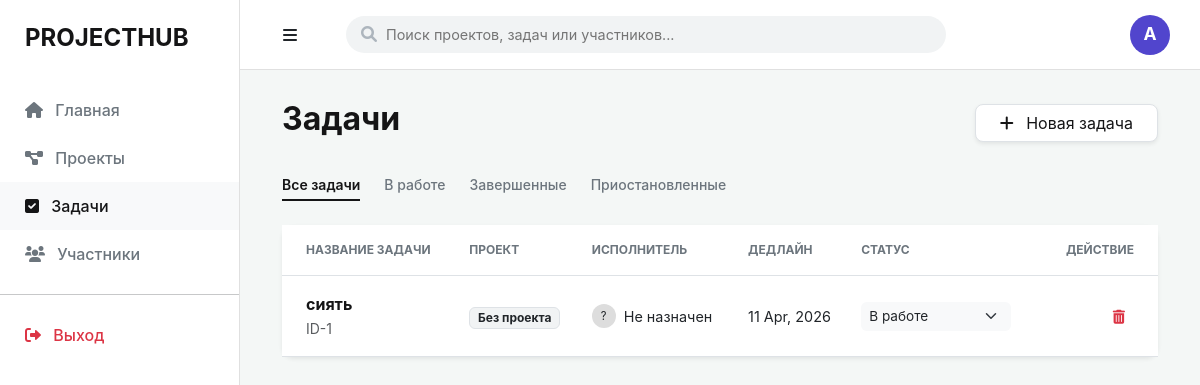
/tasks, run on an earlier commit of the app's database.
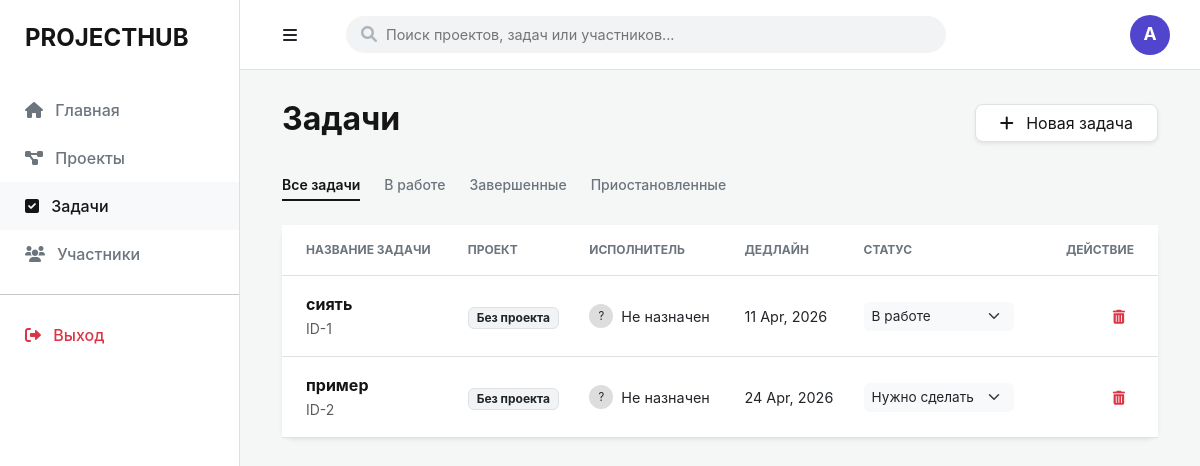
And on a later commit of the database.
### app/models/task.py (models this page shows)
class Task(Base):
    __tablename__ = "tasks"
    id = Column(Integer, primary_key=True, index=True)
    title = Column(String)
    status = Column(String, default="To Do")
    owner_id = Column(Integer, ForeignKey("users.id"))
    owner = relationship("User", back_populates="tasks")
    deadline = Column(Date, nullable=True)
    project_id = Column(Integer, ForeignKey("projects.id"))

### app/main.py (the view)
@app.get("/tasks", response_class=HTMLResponse)
async def tasks_page(request: Request, status: str = None, db: Session = Depends(get_db)):
    users = db.query(User).all()
    tasks = db.query(Task).all()
    users = db.query(User).all()  # <--- БЕЗ ЭТОЙ СТРОКИ СПИСОК БУДЕТ ПУСТЫМ
    projects = db.query(Project).all()
    try:
        query = db.query(Task)
        if status:
            query = query.filter(Task.status == status)
        tasks = query.all()
        projects = db.query(Project).all()
        return templates.TemplateResponse("tasks.html", {
            "request": request,
            "tasks": tasks,
            "users": users,
            "projects": projects,
            "current_status": status # Передаем текущий фильтр в шаблон
        })
    except Exception as e:
        return HTMLResponse(content=f"Ошибка: {e}", status_code=500)

### templates/tasks.html (shortened to what this page needs)
{% extends "base.html" %}
{% block content %}
<div class="container-fluid">
    <div class="d-flex justify-content-between align-items-center mb-4">
        <h2 class="fw-bold" style="color: var(--neutral-dark);">Задачи</h2>
        <button class="btn border shadow-sm px-4"
        data-bs-toggle="modal"
        data-bs-target="#createTaskModal"
        style="background: #ffffff; color: var(--neutral-dark); border-radius: 8px;">
    <i class="fas fa-plus me-2"></i> Новая задача
</button>
    </div>
    <div class="d-flex gap-2 mb-4">
    <a href="/tasks" class="btn btn-sm pb-1 px-0 me-3 shadow-none {% if not current_status %}active-filter{% endif %}"
       style="border: none; font-weight: {% if not current_status %}600{% else %}500{% endif %}; color: {% if not current_status %}var(--neutral-dark){% else %}var(--neutral-gray){% endif %}; {% if not current_status %}border-bottom: 2px solid var(--neutral-dark) !important; border-radius: 0;{% endif %}">
       Все задачи
    </a>
    <a href="/tasks?status=In Progress" class="btn btn-sm pb-1 px-0 me-3 shadow-none"
       style="border: none; font-weight: {% if current_status == 'In Progress' %}600{% else %}500{% endif %}; color: {% if current_status == 'In Progress' %}var(--neutral-dark){% else %}var(--neutral-gray){% endif %}; ">
       В работе
    </a>
    <a href="/tasks?status=Done" class="btn btn-sm pb-1 px-0 me-3 shadow-none"
       style="border: none; font-weight: {% if current_status == 'Done' %}600{% else %}500{% endif %}; color: {% if current_status == 'Done' %}var(--neutral-dark){% else %}var(--neutral-gray){% endif %}; ">
       Завершенные
    </a>
    <a href="/tasks?status=On Hold" class="btn btn-sm pb-1 px-0 shadow-none"
       style="border: none; font-weight: {% if current_status == 'On Hold' %}600{% else %}500{% endif %}; color: {% if current_status == 'On Hold' %}var(--neutral-dark){% else %}var(--neutral-gray){% endif %}; ">
       Приостановленные
    </a>
</div>
    <div class="card border-0 shadow-sm" style="border-radius: 12px;">
        <div class="table-responsive">
            <table class="table align-middle mb-0" style="background: #ffffff;">
                <thead style="background: #f8f9fa;">
                    <tr>
                        <th class="ps-4 py-3" style="font-size: 0.75rem; text-transform: uppercase; color: var(--neutral-gray);">Название задачи</th>
                        <th class="py-3" style="font-size: 0.75rem; text-transform: uppercase; color: var(--neutral-gray);">Проект</th>
                        <th class="py-3" style="font-size: 0.75rem; text-transform: uppercase; color: var(--neutral-gray);">Исполнитель</th>
                        <th class="py-3" style="font-size: 0.75rem; text-transform: uppercase; color: var(--neutral-gray);">Дедлайн</th>
                        <th class="py-3" style="font-size: 0.75rem; text-transform: uppercase; color: var(--neutral-gray);">Статус</th>
                        <th class="pe-4 py-3 text-end" style="font-size: 0.75rem; text-transform: uppercase; color: var(--neutral-gray);">Действие</th>
                    </tr>
                </thead>
                <tbody>
    {% for task in tasks %}
    <tr class="border-bottom {% if task.status == 'Done' %}opacity-50{% endif %}" style="transition: all 0.3s ease;">
        <td class="ps-4 py-3">
            <div class="fw-bold" style="color: var(--neutral-dark);">
                {{ task.title }}
            </div>
            <small class="text-muted">ID-{{ task.id }}</small>
        </td>
        <td>
            <span class="badge border text-dark font-weight-normal" style="background: #f1f3f4; border-radius: 6px;">
                {{ task.project.title if task.project else 'Без проекта' }}
            </span>
        </td>
        <td>
            <div class="d-flex align-items-center">
                <div class="rounded-circle me-2" style="width: 24px; height: 24px; background: #ddd; display: flex; align-items: center; justify-content: center; font-size: 0.7rem;">
                    {{ task.owner.username[0] if task.owner else '?' }}
                </div>
                <span style="font-size: 0.9rem;">{{ task.owner.username if task.owner else 'Не назначен' }}</span>
            </div>
        </td>
        <td style="font-size: 0.9rem;">
            {{ task.deadline.strftime('%d %b, %Y') if task.deadline else 'Нет даты' }}
        </td>
        <td>
            <form action="/tasks/update-status/{{ task.id }}" method="post" style="margin: 0;">
                <select name="status" onchange="this.form.submit()" class="form-select form-select-sm border-0 bg-light shadow-none" style="width: 150px; font-size: 0.85rem; cursor: pointer; border-radius: 6px;">
                    <option value="To Do" {% if task.status == 'To Do' %}selected{% endif %}>Нужно сделать</option>
                    <option value="In Progress" {% if task.status == 'In Progress' %}selected{% endif %}>В работе</option>
                </select>
            </form>
        </td>
        <td class="pe-4 text-end">
    <form action="/tasks/delete/{{ task.id }}" method="post" style="display: inline;" onsubmit="return confirm('Удалить эту задачу?')">
        <button type="submit" class="btn btn-sm text-danger shadow-none" title="Удалить">
            <i class="fas fa-trash-alt"></i>
        </button>
    </form>
</td>
    </tr>
    {% else %}
    <tr>
        <td colspan="6" class="text-center py-5 text-muted">Задач пока нет. Создайте первую!</td>
    </tr>
    {% endfor %}
</tbody>
            </table>
        </div>
    </div>
</div>
{% endblock %}

### templates/base.html (shortened to what this page needs)
<!DOCTYPE html>
<html lang="ru">
<head>
    <link href="https://cdn.jsdelivr.net/npm/bootstrap@5.3.0/dist/css/bootstrap.min.css" rel="stylesheet">
    <link rel="stylesheet" href="https://cdnjs.cloudflare.com/ajax/libs/font-awesome/6.0.0/css/all.min.css">
</head>
<body>
    <div class="sidebar" id="sidebar">
        <div class="sidebar-brand text-uppercase">ProjectHub</div>
        <nav class="nav flex-column">
            <a class="nav-link {% if request.url.path == '/' %}active{% endif %}" href="/">
                <i class="fas fa-home me-2"></i> Главная
            </a>
            <a class="nav-link {% if request.url.path == '/projects' %}active{% endif %}" href="/projects">
                <i class="fas fa-project-diagram me-2"></i> Проекты
            </a>
            <a class="nav-link {% if request.url.path.startswith('/tasks') %}active{% endif %}" href="/tasks">
                <i class="fas fa-check-square me-2"></i> Задачи
            </a>
            <a class="nav-link {% if request.url.path == '/users' %}active{% endif %}" href="/users">
                <i class="fas fa-users me-2"></i> Участники
            </a>
            <hr>
            <a class="nav-link text-danger" href="#"><i class="fas fa-sign-out-alt me-2"></i> Выход</a>
        </nav>
    </div>
    <div class="topbar" id="topbar">
        <button class="btn me-3" id="toggleBtn">
            <i class="fas fa-bars"></i>
        </button>
        <div class="search-container" id="searchContainer">
            <form action="/search" method="get" id="searchForm">
                <div class="search-input-group">
                    <i class="fas fa-search"></i>
                    <input type="text" id="searchInput" name="q" class="custom-search-input" placeholder="Поиск проектов, задач или участников..." autocomplete="off">
                </div>
            </form>
        </div>
        <div class="ms-auto dropdown profile-dropdown">
            <a href="#" class="d-flex align-items-center text-decoration-none dropdown-toggle" id="profileMenu" data-bs-toggle="dropdown" aria-expanded="false">
                <div class="profile-avatar">A</div>
            </a>
        </div>
    </div>
    <div class="main-content" id="mainContent">
        {% block content %}{% endblock %}
    </div>
</body>
</html>

### templates/base.html (style rules this page uses)
:root { --sidebar-width: 240px; --topbar-height: 70px; --neutral-dark: #151516; --neutral-gray: #6c757d; }
body { background-color: #f4f7f6; font-family: 'Inter', sans-serif; margin: 0; overflow-x: hidden; }
.sidebar { width: var(--sidebar-width); height: 100vh; position: fixed; left: 0; top: 0; background: #ffffff; border-right: 1px solid #e0e0e0; padding-top: 20px; z-index: 1050; transition: transform 0.3s ease; }
.sidebar-brand { padding: 0 25px 30px; font-size: 1.5rem; font-weight: 700; color: var(--neutral-dark); }
.nav-link { padding: 12px 25px; color: var(--neutral-gray); font-weight: 500; transition: all 0.3s; text-decoration: none; display: block; }
.nav-link:hover, .nav-link.active { color: var(--neutral-dark); background: #f8f9fa; }
.topbar { height: var(--topbar-height); margin-left: var(--sidebar-width); background: #ffffff; border-bottom: 1px solid #e0e0e0; display: flex; align-items: center; padding: 0 30px; position: sticky; top: 0; z-index: 1000; transition: margin-left 0.3s ease; }
.search-container { flex-grow: 1; max-width: 600px; margin-left: 20px; position: relative; }
.search-input-group { position: relative; display: flex; align-items: center; }
.search-input-group i { position: absolute; left: 15px; color: #adb5bd; }
.custom-search-input { width: 100%; padding: 8px 10px 8px 40px; background: #f1f3f4; border: none; border-radius: 20px; font-size: 0.9rem; outline: none; }
.profile-dropdown .dropdown-toggle::after { display: none; }
.profile-avatar { width: 40px; height: 40px; background-color: #5145cd; border-radius: 50%; color: white; display: flex; align-items: center; justify-content: center; font-weight: bold; font-size: 1.1rem; }
.main-content { margin-left: var(--sidebar-width); padding: 30px; min-height: calc(100vh - var(--topbar-height)); transition: margin-left 0.3s ease; }

What changed in the data, as far as the page shows it:
added Task: title "пример", id "2", project "Без проекта", owner "?", owner "Не назначен", deadline "24 Apr, 2026", status "Нужно сделать"
